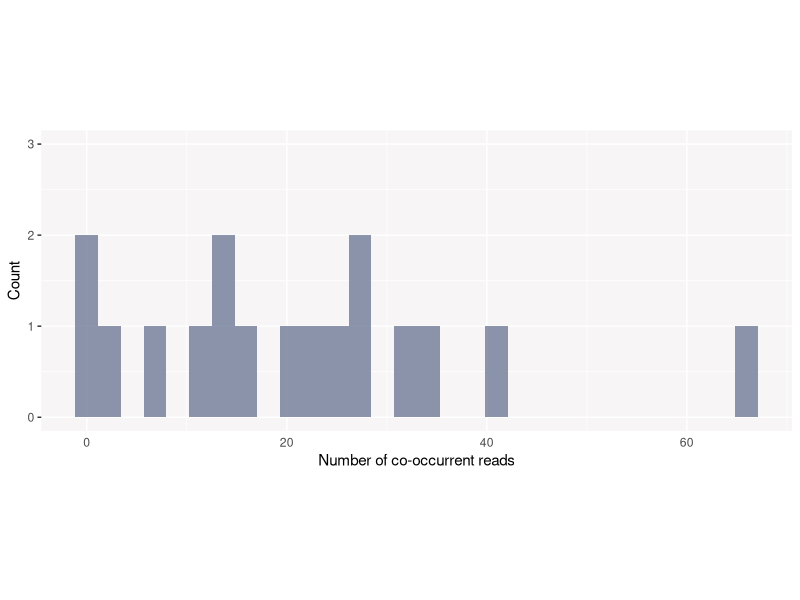

The R source for this figure:
# Script to get number of friends co-occurring within a certain time window


# Packages
  library(dplyr)
  library(tidyr)
  library(tibble)
  library(lubridate)
  library(ggplot2)
  library(readr)
  library(data.table)
  library(patchwork)
  library(stringr)


## 1. DATA IMPORT AND MANIPULATION
# Import data
  df <- read_delim("20201008.CSV", ";", escape_double = FALSE, trim_ws = TRUE)


# Naming my columns
  names(df) <- c( "Identifier", "Date", "Time",
                  "Unit.number", "Antenna.number", "Transponder.type",
                  "Transponder.code", "Weight", "Input.status",
                  "Output.status", "Event", "GPS.coordinates")


# Defining my variables
  df$Identifier <- as.integer(df$Identifier)
  df$Time <- as.character(df$Time) # this needs to be changed while reading the file
  df$Unit.number <- as.integer(df$Unit.number)
  df$Transponder.code <- as.character(df$Transponder.code)
  df$Actual_time <- dmy_hms(paste(df$Date,df$Time,sep=" "))

# I make a new df with a subset of the variables of interest here
  new_dataset<-subset(df, select=c(Identifier, Actual_time, Unit.number, Transponder.code))
  names(new_dataset) <- c("Identifier", "time", "antenna", "id")

# A list of dataframe. Each dataframe corresponds to one antenna.
  df_list_ant <- split(new_dataset, f = new_dataset$antenna)



## 2. OBTAIN FRIENDS CO-OCCURRING WITHIN A CERTAIN TIME WINDOW
# I define my objects
  time.window <- 2 # Time window in seconds
  nb.antennas <- length(df_list_ant) # Number of antennas considered
  individuals <- unique(new_dataset$id) # A character vector containing all the recorded invididuals
  nb.individuals <- length(individuals) # Number of individuals

# Define the lists and vectors used in the loops below
  focal <- list()
  list_co_occurrences <- list()
  co_occurrences_per_ind <- list()
  nb.occ <- numeric()
  nb.ind <- numeric()
  nb.ind.list <- list()
  Shoaling.dfs <- list()

  for (x in 1:nb.antennas){                    # Antenna loop

    for (a in 1:nb.individuals){     # Individuals loop

      # Each df = reads of one ind. at one antenna
        focal[[a]] <- subset(df_list_ant[[x]], id == individuals[a])
      # If individuals have been read by an antenna, run the loop below
        if (nrow(focal[[a]] != 0)){
        for (i in 1:nb.individuals){             # Time window loop


      # A list. Each df corresponds to the co-occurring reads for a single read of the focal individuals
        list_co_occurrences[[i]] <- subset(df_list_ant[[x]],
                                  abs(difftime(df_list_ant[[x]]$time, focal[[a]]$time[i], units = "s")) <= time.window)

        }} # End of time window loop and 'if'

      # I obtain a dataframe with all the reads co-occurring with the focal individuals at a given antenna
      # NB: The reads from the focal ind are included too
        co_occurrences_per_ind[[a]] <- bind_rows(list_co_occurrences)

      # I remove the reads from the focal individual
        co_occurrences_per_ind[[a]] <- subset(co_occurrences_per_ind[[a]], id != individuals[a])

      # Remove the repeats. I end up with a list. Each df contains all the reads (from non-focal individuals) within the time window
        co_occurrences_per_ind[[a]] <- co_occurrences_per_ind[[a]]  %>% distinct()

      # List of list. This part of code isn't ready yet.
      # nb.ind.list[[x]] <- co_occurrences_per_ind

      # I want to know the number of co-occurrent _reads_ per focal individual (regardless of identity of co-occurent fish)
        nb.occ[a] <- c(nrow(co_occurrences_per_ind[[a]]))

      } # end of individuals loop

      # Number of co-occurrent reads per individual for each antenna
        Shoaling.dfs[[x]] <- data.frame(nb.occ, individuals, df_list_ant[[x]]$antenna[1])

  } # end of antenna loop

# I bind the rows of the list.
  Shoaling.df <- bind_rows(Shoaling.dfs)

# Rename column 3
  names(Shoaling.df)[3] <- "antenna"

# Spread the table horizontally. Each column for one antenna
  Shoaling.df <- spread(Shoaling.df, antenna, nb.occ)

# I create my sociality index
  Shoaling.df$tot <- rowSums(Shoaling.df[,-1])


  ggplot(data=Shoaling.df, aes(tot)) +
    geom_histogram(
      aes(),
      fill="#6f7b96",
      alpha = .8) +
    labs(x="Number of co-occurrent reads", y="Count") +
    theme(axis.ticks.x = element_blank(),
          panel.background = element_rect(fill = "#f7f5f5"),
          aspect.ratio = .4) +
    ylim(0, 3)
